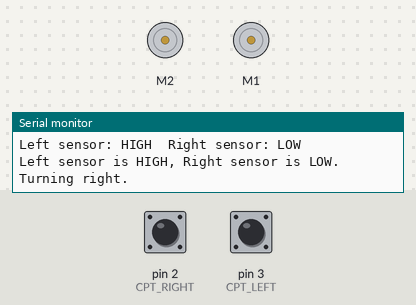
A sketch run on a simulated Arduino Uno, built with avr-gcc and run on an emulated ATmega328P. Shown: 2 × DC motor (green arrow = forward, orange = backward, longer = faster), the last lines printed to the serial monitor. Inputs (shaded band) come from the test bench; at power-on: pin 3 (CPT_LEFT) HIGH, pin 2 (CPT_RIGHT) LOW.

Above: at 6.2 s.
6.3 s: pin 3 (CPT_LEFT) pulled LOW for 1.25 s
At 9.1 s:
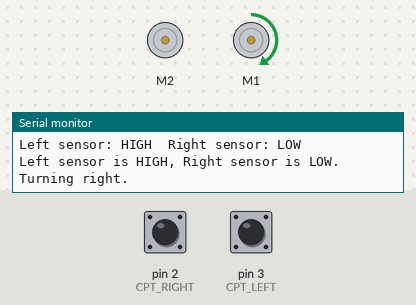
9.6 s: pin 2 (CPT_RIGHT) pulled HIGH for 1.25 s
At 11.0 s:
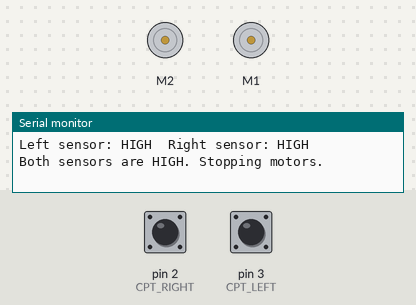
12.7 s: pin 2 (CPT_RIGHT) pulled HIGH for 3.2 s
At 17.5 s:
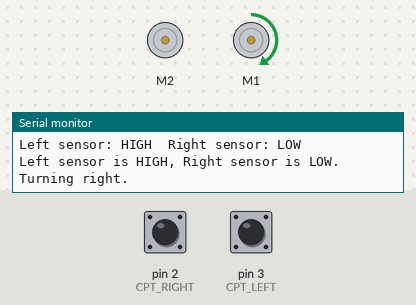
17.8 s: pin 3 (CPT_LEFT) pulled LOW for 3.2 s
At 19.4 s:
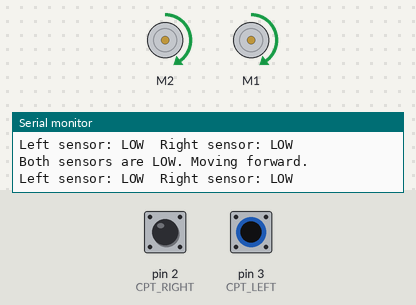
22.9 s: pin 2 (CPT_RIGHT) driven HIGH and pin 3 (CPT_LEFT) driven LOW
At 24.0 s:
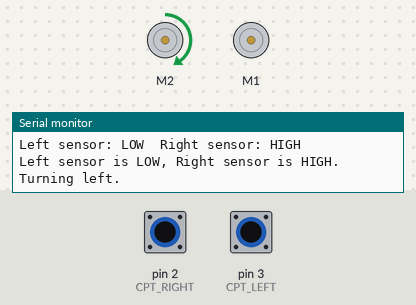
Timing chart, 0 to 25.9 s (numbered marks = the images above; inputs shaded):
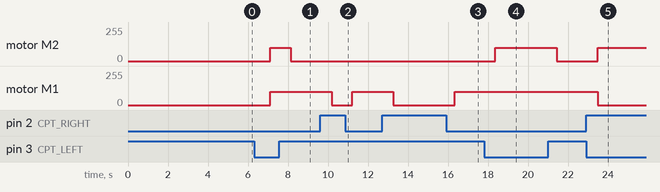

Measured:
- after the input at 6.3 s, motor M2: stopped → forward 100/255 after 0.81 s, → stopped 1.0 s later; motor M1: stopped → forward 100/255 after 0.81 s
- after the input at 9.6 s, motor M1: forward 100/255 → stopped after 0.59 s, → forward 100/255 1.0 s later
- after the input at 12.7 s, motor M1: forward 100/255 → stopped after 0.57 s, → forward 100/255 3.1 s later
- after the input at 17.8 s, motor M2: stopped → forward 100/255 after 0.57 s, → stopped 3.1 s later
- after the input at 22.9 s, motor M2: stopped → forward 100/255 after 0.59 s; motor M1: forward 100/255 → stopped after 0.59 s

The sketch:

main.ino
```cpp
#include <Wire.h>
#include <Adafruit_MotorShield.h>

Adafruit_MotorShield AFMS = Adafruit_MotorShield();
Adafruit_DCMotor *myMotor1 = AFMS.getMotor(1);
Adafruit_DCMotor *myMotor2 = AFMS.getMotor(2);

#define CPT_LEFT 3
#define CPT_RIGHT 2

#define SPEED 100

void setup() {
  // Start serial communication
  Serial.begin(9600);
  while (!Serial); // Wait for the serial connection to be established

  // Log that the program has started
  Serial.println("Program started!");

  pinMode(CPT_LEFT, INPUT);
  pinMode(CPT_RIGHT, INPUT);

  AFMS.begin();
  delay(5000);  // Wait for motor shield initialization

  // Log motor shield initialization
  Serial.println("Motor shield initialized.");
}

void loop() {
  bool left = digitalRead(CPT_LEFT);
  bool right = digitalRead(CPT_RIGHT);

  // Log what the sensors detect
  Serial.print("Left sensor: ");
  Serial.print(left ? "HIGH" : "LOW");
  Serial.print("  Right sensor: ");
  Serial.println(right ? "HIGH" : "LOW");

  if (!left && !right) {
    Serial.println("Both sensors are LOW. Moving forward.");
    myMotor1->setSpeed(SPEED);
    myMotor2->setSpeed(SPEED);
    myMotor1->run(FORWARD);
    myMotor2->run(FORWARD);
  } else if (!left && right) {
    Serial.println("Left sensor is LOW, Right sensor is HIGH. Turning left.");
    myMotor1->setSpeed(SPEED);
    myMotor1->run(RELEASE);
    myMotor2->run(FORWARD);
  } else if (left && !right) {
    Serial.println("Left sensor is HIGH, Right sensor is LOW. Turning right.");
    myMotor2->setSpeed(SPEED);
    myMotor1->run(FORWARD);
    myMotor2->run(RELEASE);
  } else {
    Serial.println("Both sensors are HIGH. Stopping motors.");
    myMotor1->run(RELEASE);
    myMotor2->run(RELEASE);
  }

  delay(1000);  // Small delay to make the serial output readable
}
```
